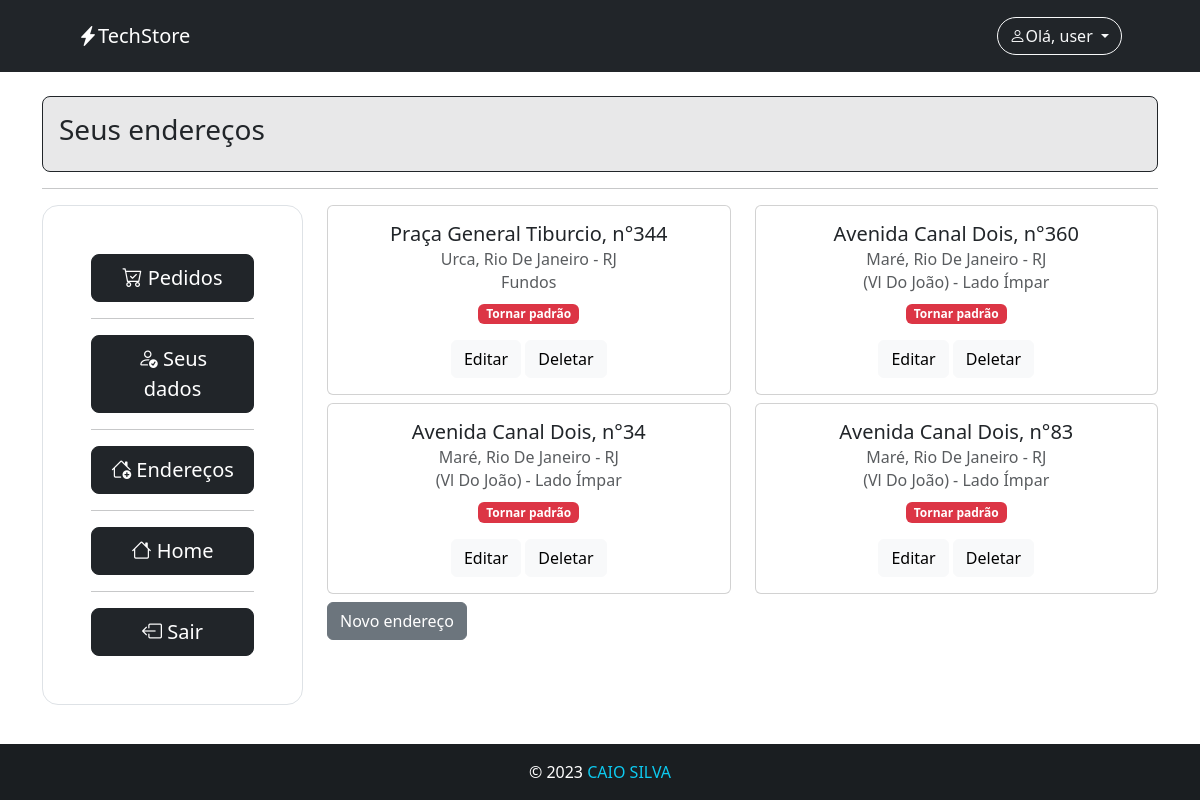
/endereco/ (signed in), run on an earlier commit of the app's database.
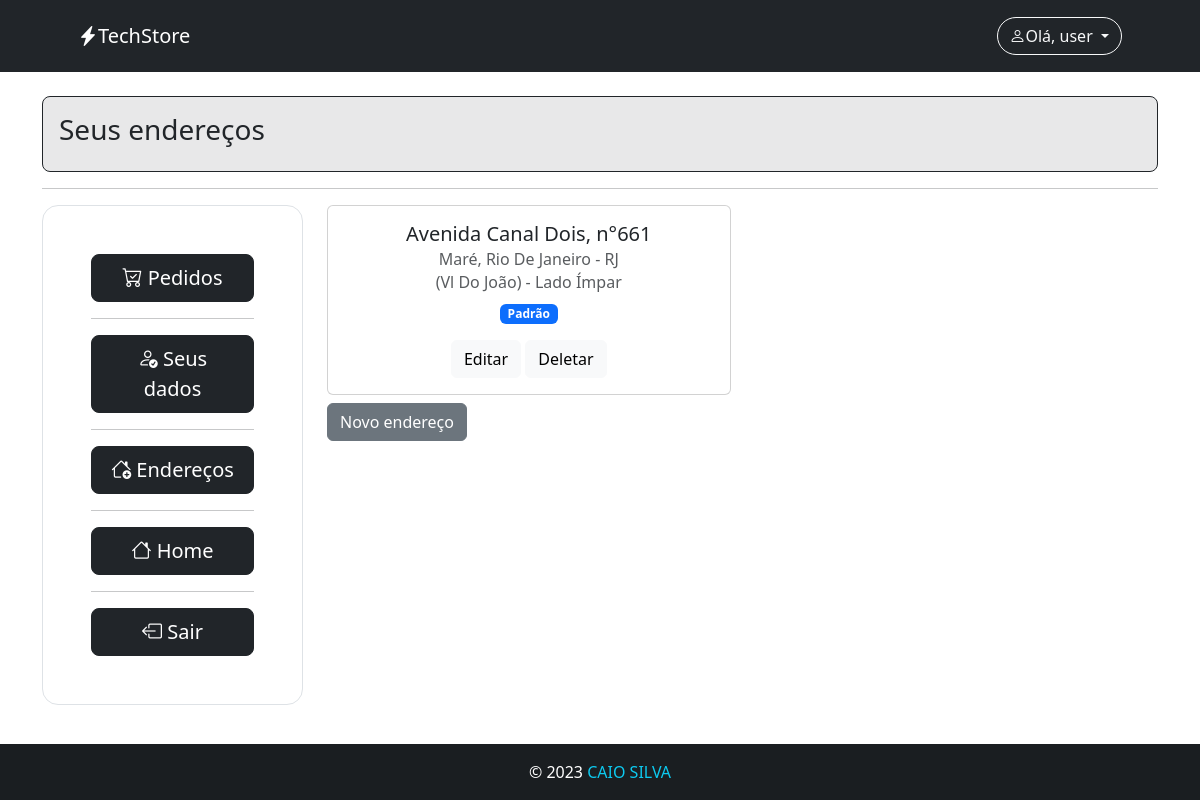
And on a later commit of the database.
### apps/autenticacao/models.py (models this page shows, shortened)
class Endereco(models.Model):
    cep = models.CharField(max_length=9)
    rua = models.CharField(max_length=100)
    numero = models.CharField(max_length=4)
    bairro = models.CharField(max_length=50)
    cidade = models.CharField(max_length=50)
    estado = models.CharField(("estado"), max_length=50, choices=estado_choices)
    complemento = models.CharField(max_length=100, null=True, blank=True)
    padrao = models.BooleanField(verbose_name='Endereço padrão', default=False)
    user = models.ForeignKey(User, on_delete=models.CASCADE)

### apps/autenticacao/views.py (the view, shortened to what this page needs)
# urls.py: path('endereco/', views.EnderecoList.as_view(), name='endereco'),
class EnderecoList(LoginRequiredMixin, ListView):
    template_name = 'endereco.html'
    model = Endereco
    context_object_name = 'enderecos'

### apps/autenticacao/templates/endereco.html (shortened to what this page needs)
{% extends 'base.html' %}
{% load crispy_forms_tags %}
{% block conteudo %}
<div class="row">
    <div class="col-md-12">
        <div class="p-3 bg-dark bg-opacity-10 border border-dark rounded-3">
            <h3 class='bb'>Seus endereços</h3>
        </div>
        <hr>
    </div>
</div>
<div class="row ">
    <div class="col-md-3">
        {% include 'parciais/siderbarperfil.html' %}
    </div>
    <div class='col-md-9'>
        <div class="row">
        {% for endereco in enderecos %}
        <div class='col-md-6'>
            <div class="card mb-2 " >
                <div class="card-body text-center ">
                    <h5 class="card-title">{{endereco.rua|title}}, n°{{endereco.numero}}</h5>
                    <h6 class="card-subtitle mb-2 text-muted">{{endereco.bairro|title}}, {{endereco.cidade|title}} - {{endereco.estado}}</h6>
                    <h6 class="card-subtitle mb-2 text-muted">{{endereco.complemento|title}}</h6>
                    {% if endereco.padrao %}
                    <p class="card-text"> <span class="badge text-bg-primary">Padrão</span></p>
                    {% else %}
                        <p class="card-text">
                            <a href="{% url 'autenticacao:endereco_padrao' endereco.id%}">
                                <span class="badge text-bg-danger">Tornar padrão</span>
                            </a>
                        </p>
                    {% endif %}
                    <a href="{% url 'autenticacao:update_endereco' endereco.id%}" class="card-link btn btn-light">Editar</a>
                    <button type="button" class="btn btn-light" data-bs-toggle="modal" data-bs-target="#exampleModal{{endereco.id}}">
                        Deletar
                    </button>
                </div>
            </div>
        </div>
        {% endfor %}
        </div>
        <div>
            <a href='{% url "autenticacao:novo_endereco" %}' class='btn btn-secondary'>Novo endereço</a>
        </div>
    </div>
</div>
{% endblock %}

### templates/base.html (shortened to what this page needs)
{% load static %}
<!DOCTYPE html>
<html lang="pt-br">
<head>
   {% include "parciais/head.html" %}
</head>
<body>
    {% include 'parciais/navbar.html' %}
    <div class="container mt-4 mb-5">
    {% block conteudo %}{% endblock conteudo %}
    </div>
    {% include 'parciais/footer.html' %}
</body>
</html>

### templates/parciais/head.html (shortened to what this page needs)
{% load filtros %}
{% load static %}
<link href="https://cdn.jsdelivr.net/npm/bootstrap@5.3.0-alpha1/dist/css/bootstrap.min.css" rel="stylesheet"
integrity="sha384-GLhlTQ8iRABdZLl6O3oVMWSktQOp6b7In1Zl3/Jr59b6EGGoI1aFkw7cmDA6j6gD">
<link rel="stylesheet" href="https://cdn.jsdelivr.net/npm/bootstrap-icons@1.10.3/font/bootstrap-icons.css">
<link rel="stylesheet" href="{% static 'css/style.css' %}">

### templates/parciais/navbar.html (shortened to what this page needs)
<nav class="navbar navbar-expand-lg navbar-dark bg-dark p-3">
  <div class="container px-4 px-lg-5">
      <a class="navbar-brand" href='\'>
        <i style='font-size: 20px;' class='bi bi-lightning-charge-fill'></i>
        TechStore
    </a>
      <div class="collapse navbar-collapse" id="navbarSupportedContent">
          {% if not request.user.is_authenticated %}
          <div class="btn-group" role="group">
            <button type="button" class="btn btn-outline-light rounded-5 dropdown-toggle" data-bs-toggle="dropdown" aria-expanded="false">
              <i class='bi bi-person-fill'></i>Faça login
            </button>
            <ul class="dropdown-menu">
              <li><a class="dropdown-item" href="{% url "autenticacao:login" %}">Login</a></li>
              <li><a class="dropdown-item" href="{% url "autenticacao:cadastro" %}">Cadastre-se</a></li>
            </ul>
          </div>
          {% else %}
          <div class="btn-group" role="group">
            <button type="button" class="btn btn-outline-light rounded-5 dropdown-toggle" data-bs-toggle="dropdown" aria-expanded="false">
              <i class='bi bi-person '></i>Olá, {{request.user}}
            </button>
          </div>
          {% endif %}
      </div>
  </div>
</nav>

### templates/parciais/siderbarperfil.html
<div class="border rounded-4 p-5">
    <div class="d-grid mx-auto">
        <a href='{% url "pedido:listar" %}' class="btn btn-lg btn-dark d-block">
            <i class='bi bi-cart-check'></i>
            Pedidos
        </a>
        <hr>
        <a href='{% url "autenticacao:dados" request.user.dadosusuario.id%}' class='btn btn-lg btn-dark d-block'>
            <i class='bi bi-person-check'></i>
            Seus dados
        </a>
        <hr>
        <a href='{% url "autenticacao:endereco" %}' class='btn btn-lg btn-dark d-block'>
            <i class='bi bi-house-add'></i>
            Endereços
        </a>
        <hr>
        <a href='/' class='btn btn-lg btn-dark d-block'>
            <i class='bi bi-house
            '></i>
            Home
        </a>
        <hr>
        <a href='{% url "autenticacao:logout" %}' class='btn btn-lg btn-dark d-block'><i class='bi bi-box-arrow-left
            '></i> Sair</a>
    </div>
</div>

### templates/parciais/footer.html
<footer class='bg-dark text-center text-lg-start w-100' id='footer' style='color: #fff;   position: fixed;
bottom:0; '>
  <div class='text-center p-3' style='background-color: rgba(0,0,0,0.2);'>&copy; {% now "Y" %}
     <a href="http://github.com/caiosilva23" target='_blank' style='text-decoration: none;'>
      <span class='text-info'>
          CAIO SILVA
      </span>
     </a>
  </div>
</footer>

### templates/static/css/style.css (style rules this page uses)
.navbar-brand { display: flex; }

What changed in the data, as far as the page shows it:
removed Endereco: rua "Praça General Tiburcio", numero "344", bairro "Urca", cidade "Rio De Janeiro", estado "RJ", complemento "Fundos", padrao "Tornar padrão"
removed Endereco: rua "Avenida Canal Dois", numero "360", bairro "Maré", cidade "Rio De Janeiro", estado "RJ", complemento "(Vl Do João) - Lado Ímpar", padrao "Tornar padrão"
removed Endereco: rua "Avenida Canal Dois", numero "34", bairro "Maré", cidade "Rio De Janeiro", estado "RJ", complemento "(Vl Do João) - Lado Ímpar", padrao "Tornar padrão"
removed Endereco: rua "Avenida Canal Dois", numero "83", bairro "Maré", cidade "Rio De Janeiro", estado "RJ", complemento "(Vl Do João) - Lado Ímpar", padrao "Tornar padrão"
added Endereco: rua "Avenida Canal Dois", numero "661", bairro "Maré", cidade "Rio De Janeiro", estado "RJ", complemento "(Vl Do João) - Lado Ímpar", padrao "Padrão"
